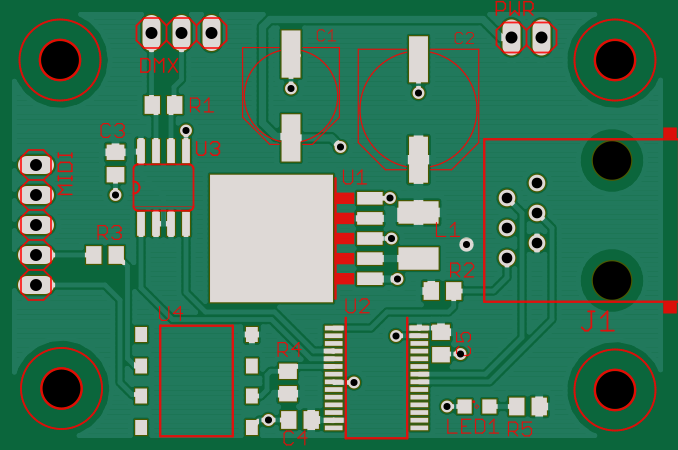

Python code for this plot:
#! /usr/bin/env python
# -*- coding: utf-8 -*-

# Copyright 2015 Hamilton Kibbe <ham@hamiltonkib.be>

# Licensed under the Apache License, Version 2.0 (the "License");
# you may not use this file except in compliance with the License.
# You may obtain a copy of the License at

#     http://www.apache.org/licenses/LICENSE-2.0

# Unless required by applicable law or agreed to in writing, software
# distributed under the License is distributed on an "AS IS" BASIS, WITHOUT
# WARRANTIES OR CONDITIONS OF ANY KIND, either express or implied. See the
# License for the specific language governing permissions and limitations under
# the License.

"""
This example demonstrates the use of pcb-tools with cairo to render a composite
image from a set of gerber files. Each layer is loaded and drawn using a
GerberCairoContext. The color and opacity of each layer can be set individually.
Once all thedesired layers are drawn on the context, the context is written to
a .png file.
"""

import os
from gerber import load_layer
from gerber.render import RenderSettings, theme
from gerber.render.cairo_backend import GerberCairoContext

GERBER_FOLDER = os.path.abspath(os.path.join(os.path.dirname(__file__), 'gerbers'))


# Open the gerber files
copper = load_layer(os.path.join(GERBER_FOLDER, 'copper.GTL'))
mask = load_layer(os.path.join(GERBER_FOLDER, 'soldermask.GTS'))
silk = load_layer(os.path.join(GERBER_FOLDER, 'silkscreen.GTO'))
drill = load_layer(os.path.join(GERBER_FOLDER, 'ncdrill.DRD'))

# Create a new drawing context
ctx = GerberCairoContext()

# Draw the copper layer. render_layer() uses the default color scheme for the
# layer, based on the layer type. Copper layers are rendered as
ctx.render_layer(copper)

# Draw the soldermask layer
ctx.render_layer(mask)


# The default style can be overridden by passing a RenderSettings instance to
# render_layer().
# First, create a settings object:
our_settings = RenderSettings(color=theme.COLORS['red'], alpha=0.85)

# Draw the silkscreen layer, and specify the rendering settings to use
ctx.render_layer(silk, settings=our_settings)

# Draw the drill layer
ctx.render_layer(drill)

# Write output to png file
ctx.dump(os.path.join(os.path.dirname(__file__), 'cairo_example.png'))

# Load the bottom layers
copper = load_layer(os.path.join(GERBER_FOLDER, 'bottom_copper.GBL'))
mask = load_layer(os.path.join(GERBER_FOLDER, 'bottom_mask.GBS'))

# Clear the drawing
ctx.clear()

# Render bottom layers
ctx.render_layer(copper)
ctx.render_layer(mask)
ctx.render_layer(drill)

# Write png file
ctx.dump(os.path.join(os.path.dirname(__file__), 'cairo_bottom.png'))
